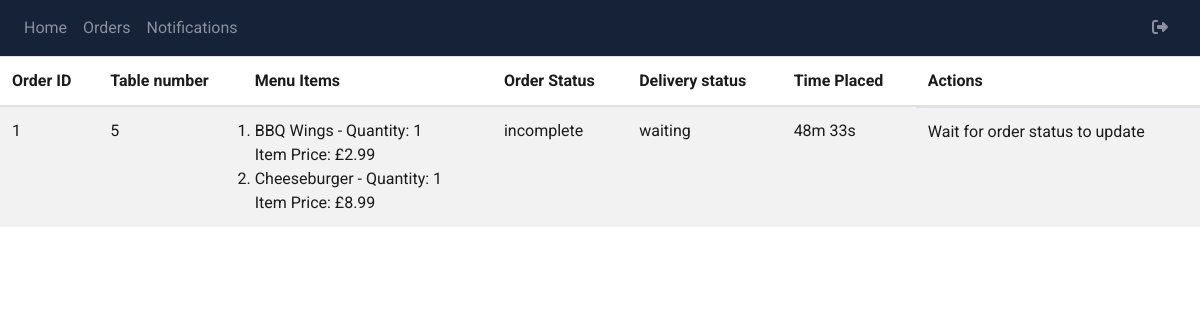
/kitchen/view-orders (signed in), run on the app's committed database.
### packages/models.py (models this page shows, shortened)
class Order(db.Model):
    __tablename__ = "orders"
    id = db.Column(db.Integer, primary_key = True)
    user_id = db.Column(db.Integer, db.ForeignKey('users.id'))
    order_menu_items = db.relationship("OrderMenuItem", backref = "order", lazy = "dynamic")
    order_total = db.Column(db.Float, nullable = False, default = 0)
    status = db.Column(db.Enum('confirmed', 'incomplete', name='order_status'), nullable = False, default = 'incomplete')
    payment_status = db.Column(db.Enum('paid', 'unpaid', name='payment_status'), nullable = False, default = 'unpaid')
    delivery_status = db.Column(db.Enum('waiting', 'preparing', 'ready', 'otw', 'delivered', name='delivery_status'), nullable = False, default = 'waiting')
    time_placed = db.Column(db.DateTime, nullable=False, default=datetime.utcnow())

class User(db.Model):
    __tablename__ = "users"
    id = db.Column(db.Integer, primary_key = True, autoincrement = True)
    username = db.Column(db.String(100), unique = True, nullable = False)
    password = db.Column(db.String(1000), nullable = False)
    user_type = db.Column(db.Enum('customer', 'waiter', 'kitchen_staff','admin', name='user_type'), nullable = False)
    table_number = db.Column(db.Integer)
    table_number_start = db.Column(db.Integer)
    table_number_end = db.Column(db.Integer)

class MenuItem(db.Model):
    __tablename__ = "menu_items"
    id = db.Column(db.Integer, primary_key=True, autoincrement=True)
    name = db.Column(db.String(100), nullable=False)
    price = db.Column(db.Float, nullable=False)
    description = db.Column(db.String(300))
    ingredients = db.relationship("Ingredient", secondary=menu_item_ingredient, lazy="dynamic")
    calories = db.Column(db.Integer)
    type = db.Column(db.Enum('starters', 'mains', 'sides', 'desserts', 'drinks', name='MenuItem_type'), nullable=False)
    picture = db.Column(db.String(200), nullable=True)
    featured = db.Column(db.Boolean, default=False, nullable=True)

class OrderMenuItem(db.Model):
    __tablename__ = "order_menu_item"
    id = db.Column(db.Integer, primary_key = True, autoincrement = True)
    order_id = db.Column(db.Integer, db.ForeignKey("orders.id"), nullable = False)
    menu_item_id = db.Column(db.Integer, db.ForeignKey("menu_items.id"), nullable = False)
    quantity = db.Column(db.Integer, nullable = False, default = 1)
    item_price = db.Column(db.Float, nullable = False, default = 0)

### kitchen/kitchen.py (the view)
@kitchen.route('view-orders')
@kitchenstaff_required
def viewOrders():
    orders = Order.query.filter(not_(Order.delivery_status == 'delivered')).all()
    menu_items = MenuItem.query.all()
    users = User.query.all()
    return render_template('kitchen-view-order.html', orders = orders, menu_items = menu_items, users = users)

### kitchen/static/functions/kitchen_functions.py (called while the page is built, shortened)
def kitchenstaff_required(func):
    @functools.wraps(func)
    def wrapper(*args, **kwargs):
        return func(*args, **kwargs)
    return wrapper

### kitchen/templates/Kitchen-view-order.html (shortened to what this page needs)
{% extends "base.html" %} {% block title %}Display all Orders{% endblock %}
{% block content %}
<link rel="stylesheet" href="./static/style/kitchen-style.css">
<div class = "view-orders">
   <div class="orders">
      <table class="table table-striped">
         <thead>
            <tr>
               <th>Order ID</th>
               <th>Table number</th>
               <th>Menu Items</th>
               <th>Order Status</th>
               <th>Delivery status</th>
               <th>Time Placed</th>
               <th>Actions</th>
            </tr>
         </thead>
         <tbody>
            {% for item in orders %}
            <tr>
               <td>{{ item.id }}</td>
               <td>
                  {% for user in users %}
                  {% if user.id == item.user_id %}
                  {{ user.table_number }}
                  {% endif %}
                  {% endfor %}
               </td>
               <td>
                  <ol>
                     {% for order_menu_item in item.order_menu_items %}
                     {% for menu_item in menu_items %}
                     {% if order_menu_item.menu_item_id == menu_item.id %}
                     <li>
                        {{menu_item.name}} - Quantity: {{order_menu_item.quantity}}
                        <br> Item Price: £{{order_menu_item.item_price}}
                     </li>
                     {% endif %}
                     {% endfor %}
                     {% endfor %}
                  </ol>
               </td>
               <td>{{ item.status }}</td>
               <td>{{item.delivery_status}}</td>
               <td id="time-placed-{{ item.id }}">{{ item.time_placed.strftime('%Y-%m-%d %H:%M:%S') }}</td>
               <td class="button-cell">
                  {% if item.status == 'incomplete' %}
                  <p>Wait for order status to update</p>
                  {% endif %}
               </td>
            </tr>
            {% endfor %}
         </tbody>
      </table>
   </div>
</div>
{%endblock%}

### kitchen/static/style/kitchen-style.css (style rules this page uses)
.view-orders { background-repeat: no-repeat; background-size: cover; min-height: 100vh; color: #1b1b1b; }
.table-striped { color: #1b1b1b; }
.button-cell { display: flex; flex-direction: column; }

### templates/base.html (style rules this page uses)
* { font-family: 'Roboto', sans-serif; }

### kitchen/templates/Kitchen-view-order.html (style rules this page uses)
ol { padding: 0; margin: 0; }
ol li { margin-left: 0; }

### data on the page
Order: id "1", status "incomplete", delivery_status "waiting", shows "Wait for order status to update"
User: table_number "5"
OrderMenuItem: quantity "1", item_price "2.99"
MenuItem: name "BBQ Wings"
OrderMenuItem: quantity "1", item_price "8.99"
MenuItem: name "Cheeseburger"
